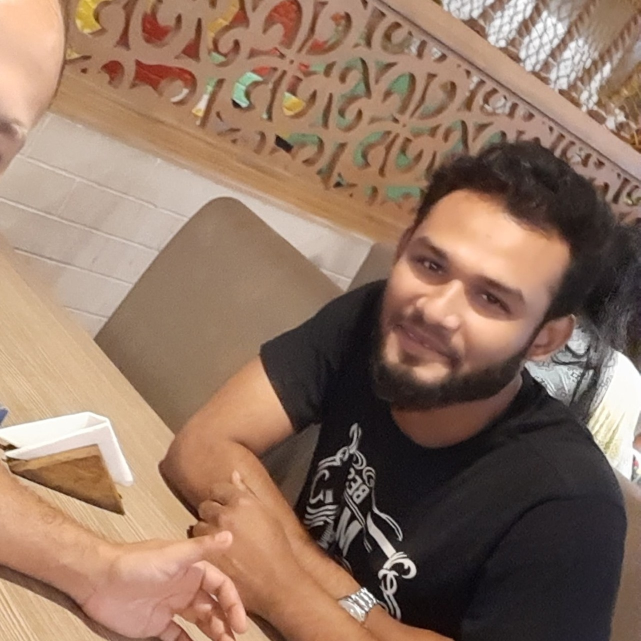
#> input picture assets/img/Sajid-actual.jpg, 1282 x 1282 px, found by its file name (shown at 1/2 size)
$ python create_real_cta_portrait.py
#> lines starting #> are read from the running program, lines starting #| are printed output that depends on the picture
import os
from PIL import Image, ImageFilter, ImageEnhance

def make_real_cta_scene():
    src_path = 'assets/img/Sajid-actual.jpg'
    if not os.path.exists(src_path):
        src_path = 'img/profile.jpg'

    src = Image.open(src_path).convert('RGB')
#> src is the input picture: PIL image 1282x1282 RGB; mean R, G, B 144.4, 116.2, 98.2

    canvas_w = 1920
    canvas_h = 1072

    # Create dark base canvas (#07090C)
    base = Image.new('RGB', (canvas_w, canvas_h), (7, 9, 12))
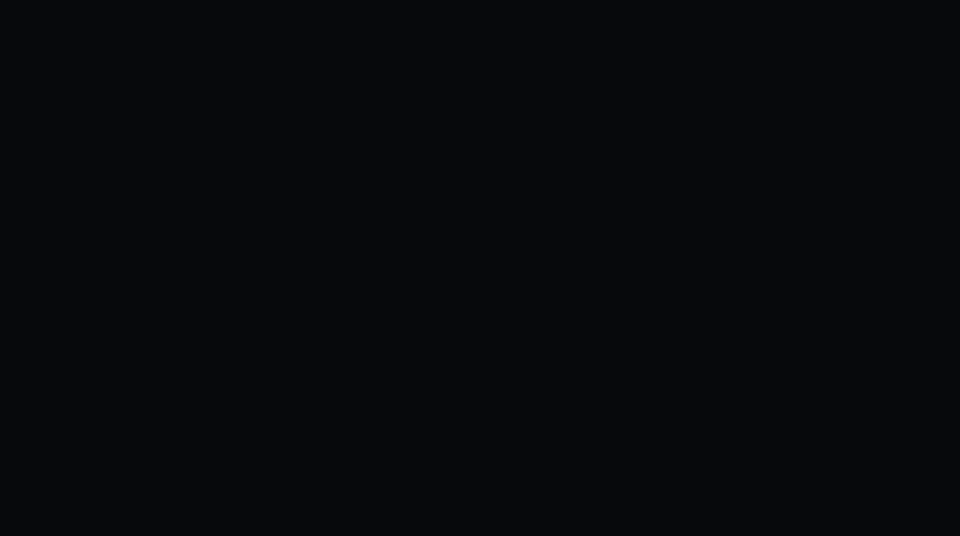
#> base: PIL image 1920x1072 RGB (shown at 1/2 size); mean R, G, B 7, 9, 12

    # Scale Sajid's image to cover height with some headroom
    # The source is 1282x1282. We want it roughly 1072 tall
    target_h = canvas_h
    scale = target_h / src.height
#> scale = 0.836
    target_w = int(src.width * scale)
#> target_w = 1072

    sajid_resized = src.resize((target_w, target_h), Image.Resampling.LANCZOS)

    # Position on the right side
    pos_x = canvas_w - target_w
#> pos_x = 848
    pos_y = 0

    # Create a gradient mask for smooth blending on the left edge and edges
    mask = Image.new('L', (target_w, target_h), 255)
#> mask: PIL image 1072x1072 L; every value is 255

    # Left feather: from 0 to 450px of the portrait, ramp from 0 to 255
    feather_w = int(target_w * 0.45)
#> feather_w = 482
    for x in range(target_w):
        if x < feather_w:
            # Smooth Hermite curve
            t = x / feather_w
            alpha = int(255 * (t * t * (3 - 2 * t)))
        else:
            alpha = 255
        for y in range(target_h):
            # Also slight fade at extreme top and bottom corners
            y_edge = min(y, target_h - 1 - y)
            y_alpha = 1.0
            if y_edge < 80:
                y_t = y_edge / 80
                y_alpha = (y_t * y_t * (3 - 2 * y_t))
            final_alpha = int(alpha * y_alpha)
            mask.putpixel((x, y), final_alpha)
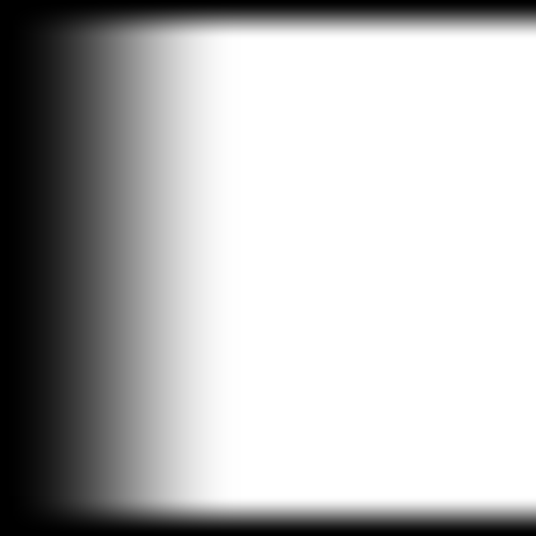
#> mask: PIL image 1072x1072 L (shown at 1/2 size); min 0, max 255, mean 182.3

    # Paste Sajid onto base using the mask
    base.paste(sajid_resized, (pos_x, pos_y), mask)
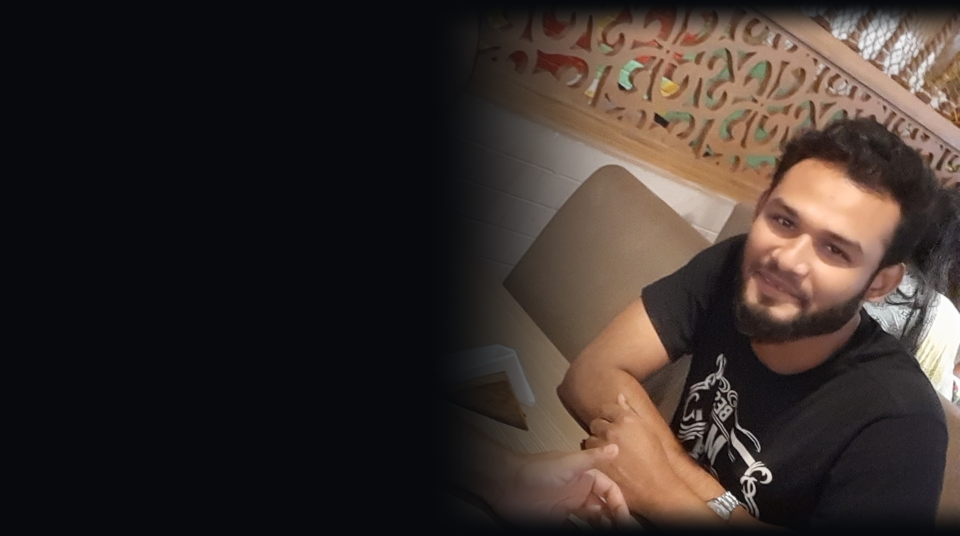
#> base: PIL image 1920x1072 RGB (shown at 1/2 size); mean R, G, B 55.8, 46.6, 42.3

    # Save both WebP and JPG
    out_jpg = 'assets/img/bg-scene3.jpg'
    out_webp = 'assets/img/bg-scene3.webp'

    base.save(out_jpg, 'JPEG', quality=93)
    base.save(out_webp, 'WEBP', quality=92)
    print(f"Successfully created real portrait CTA scene: {out_jpg} and {out_webp}")

if __name__ == '__main__':
    make_real_cta_scene()

$ run again, with assets/img/bg-analyst.jpg copied over assets/img/Sajid-actual.jpg
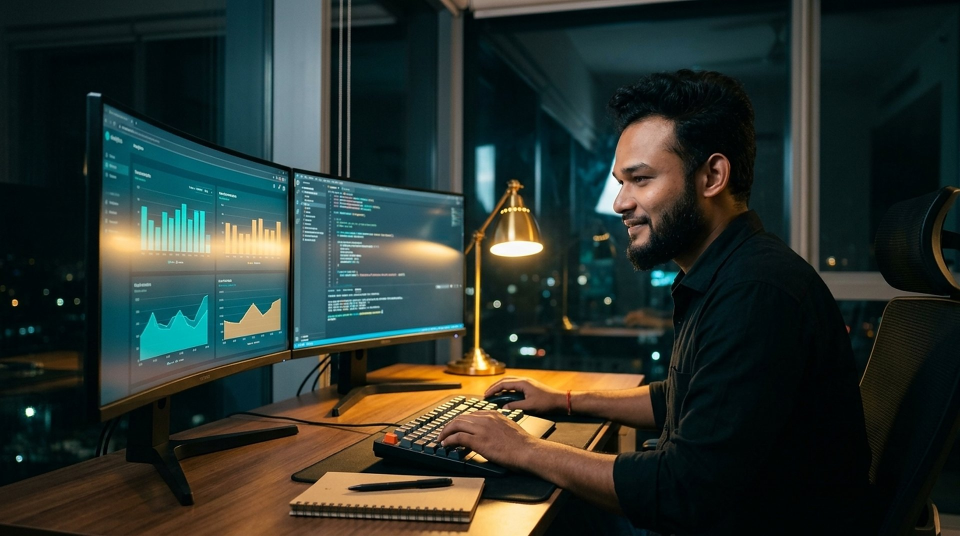
#> input picture assets/img/bg-analyst.jpg, 1920 x 1072 px, found by its file name (shown at 1/2 size)
#> in make_real_cta_scene, src is the input picture: PIL image 1920x1072 RGB; mean R, G, B 42.2, 51.2, 45.5
#> in make_real_cta_scene, `base.paste(sajid_resized, (pos_x, pos_y), mask)`:
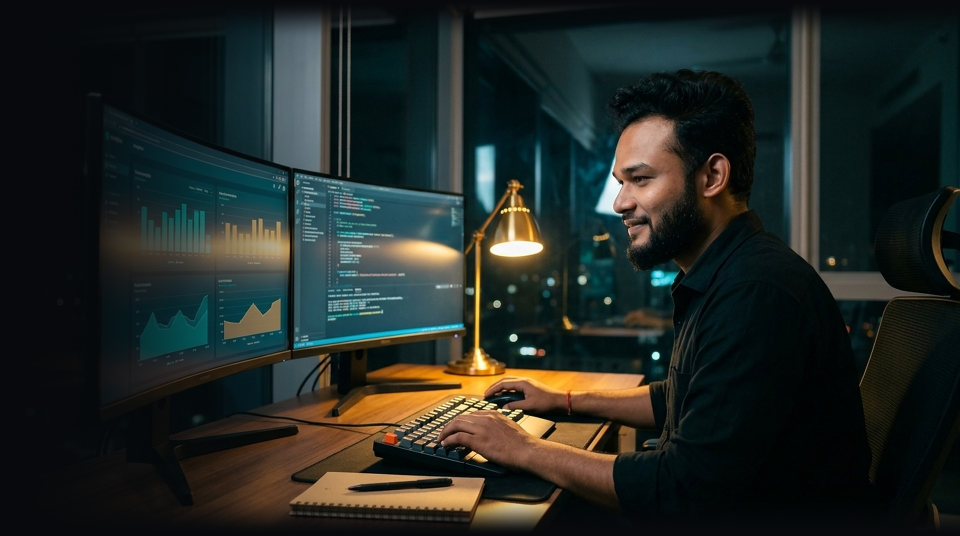
#> base: PIL image 1920x1072 RGB (shown at 1/2 size); mean R, G, B 33.8, 39.9, 36.3
